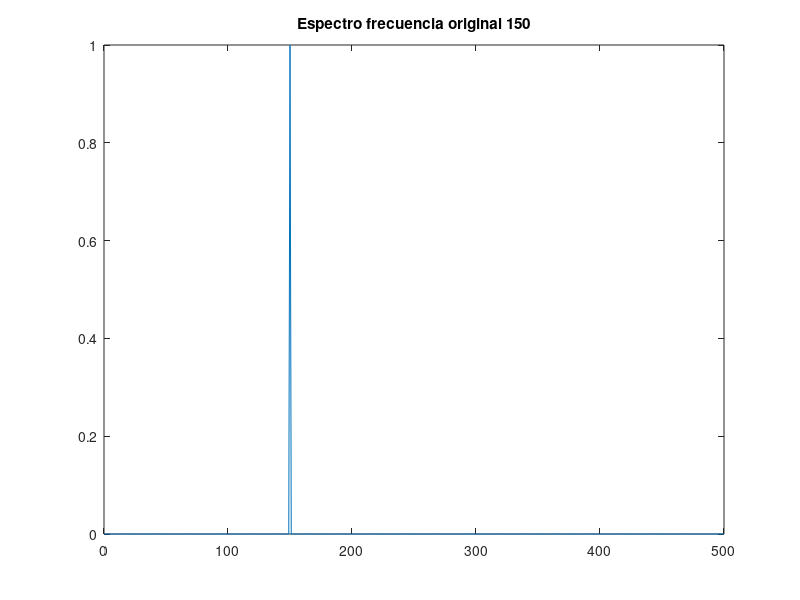
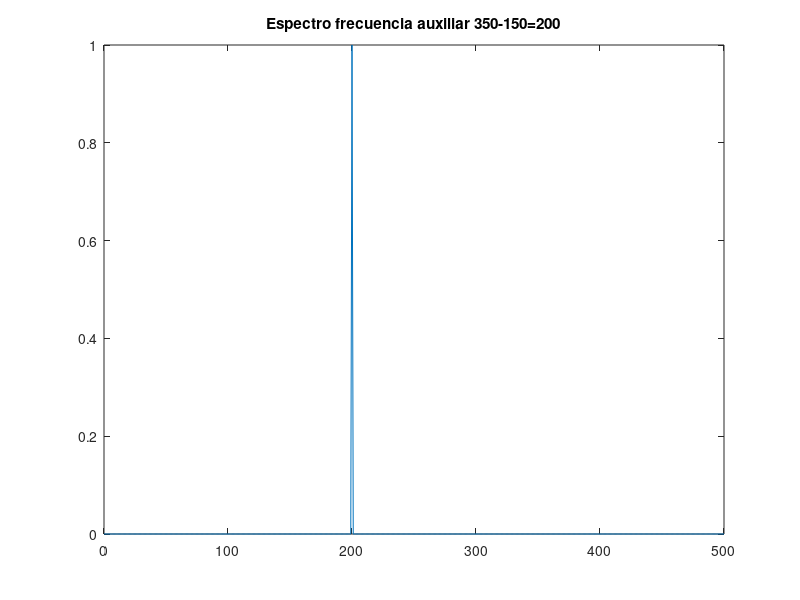
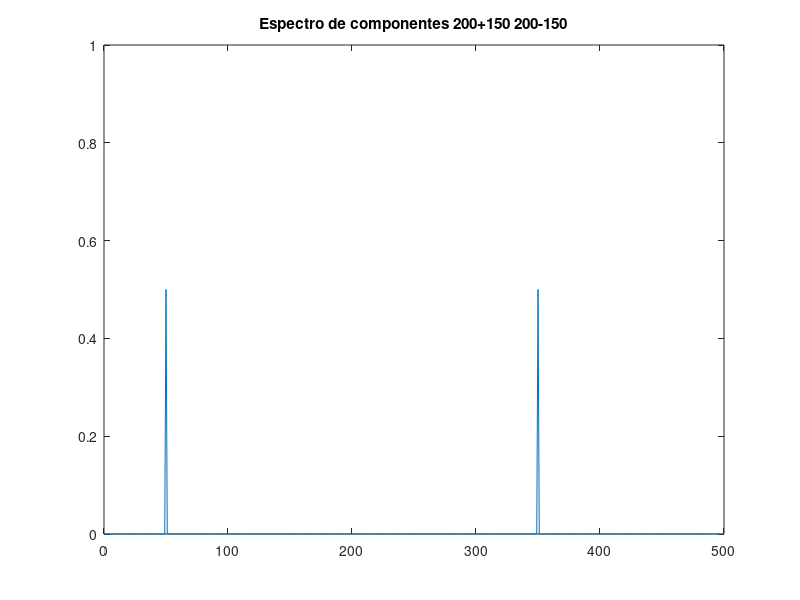
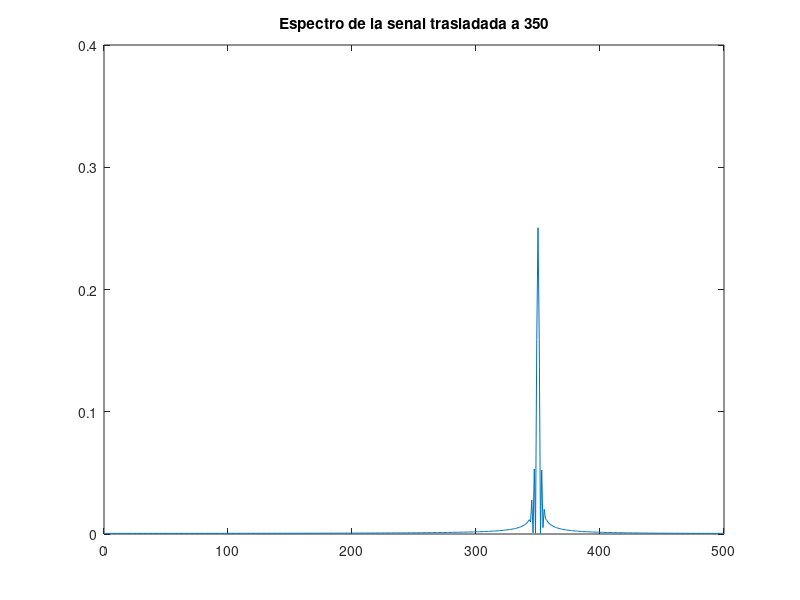

Reproduce these figures in MATLAB, in order.
%Programa de demostracion del proceso
%Heterodino.Se basa en la formula:
%cos(a)*cos(b)=1/2(cos(a+b))+1/2(cos(a-b))
%si fp es la frecuencia de portadora original
%fa es una frecuencia auxiliar
%ff frecuencia final ff=fp+fa  fa=ff-fp
%Ejemplo
Fs=1000;%Sampling frequency
T=1/Fs; %Sampling Period
L=1000; %length of the signal
t=(0:L-1)*T; %time vector
fp=150;
ff=350;
fa=abs(ff-fp);
x1=cos(2*pi*fp.*t);
x2=cos(2*pi*fa.*t);
X=x1.*x2; %heterodinacion

Y1=fft(x1);
P21=abs(Y1/L);
P11=P21(1:L/2+1);
P11(2:end-1)=2*P11(2:end-1);
f1=Fs*(0:(L/2))/L;
plot(f1,P11)%frecuencia portadora original
axis([0 500 0 1]);
title('Espectro frecuencia original 150')

Y2=fft(x2);
P22=abs(Y2/L);
P12=P22(1:L/2+1);
P12(2:end-1)=2*P12(2:end-1);
f1=Fs*(0:(L/2))/L;
figure
plot(f1,P12)%frecuencia auxiliar
axis([0 500 0 1])
title('Espectro frecuencia auxiliar 350-150=200')

Y3=fft(X);
P23=abs(Y3/L);
P13=P23(1:L/2+1);
P13(2:end-1)=2*P13(2:end-1);
f1=Fs*(0:(L/2))/L;
figure
plot(f1,P13)%frecuencias fa+fp y fa-fp
axis([0 500 0 1])
title('Espectro de componentes 200+150 200-150')

%efecto del filtro para eliminar (fa-fp)
bwx1=5;  %ancho de banda senal con portadora original -5 +5
c1=(ff-bwx1)/(L/2);
c2=(ff+bwx1)/(L/2);
b=fir1(1000,[c1 c2]);
Xn=filter(b,1,X);

Y4=fft(Xn);
P24=abs(Y4/L);
P14=P24(1:L/2+1);
P14(2:end-1)=2*P14(2:end-1);
f1=Fs*(0:(L/2))/L;
figure
plot(f1,P14) %senal trasladada
axis([0 500 0 0.4])
title('Espectro de la senal trasladada a 350')

figure
subplot(4,1,1)
plot(f1,P11) %portadora original
axis([0 500 0 1])
subplot(4,1,2)
plot(f1,P12) %frecuencia auxiliar
subplot(4,1,3)
plot(f1,P13) %frecuencias fa+fp y fa-fp
subplot(4,1,4)
plot(f1,P14) %frecuencia trasladada








